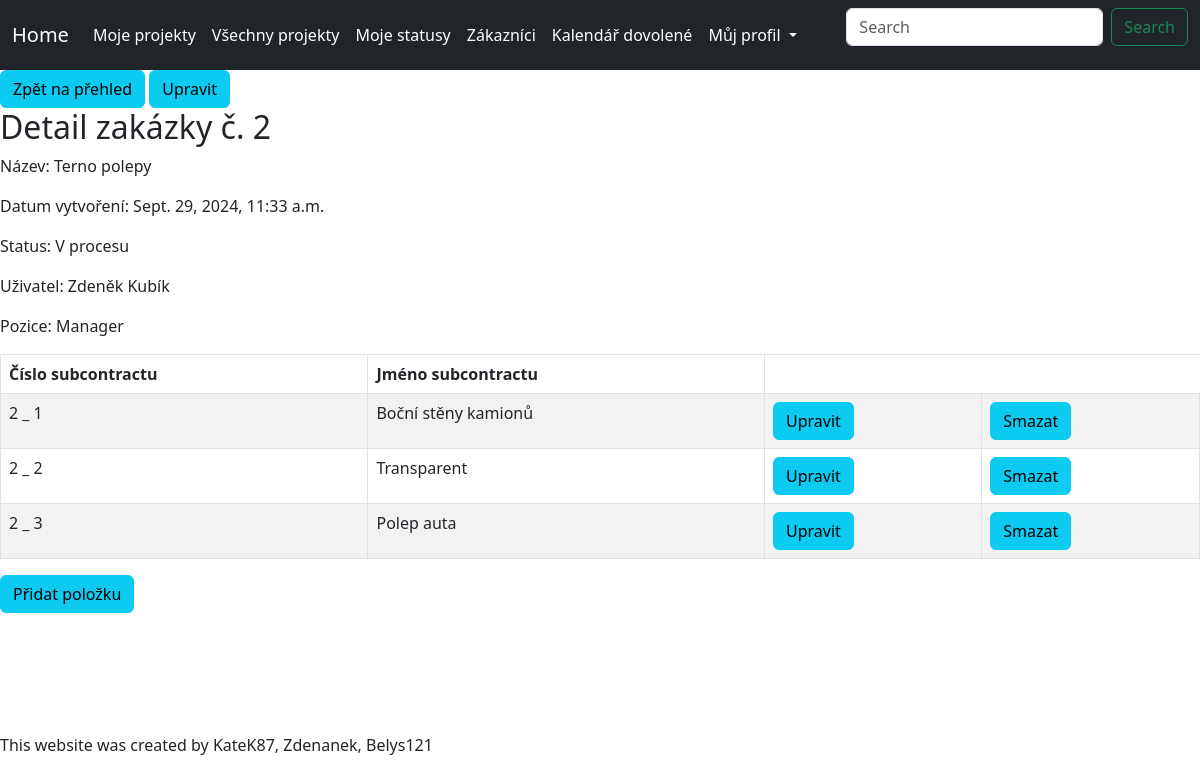
The app's page /contract/2/, older data.
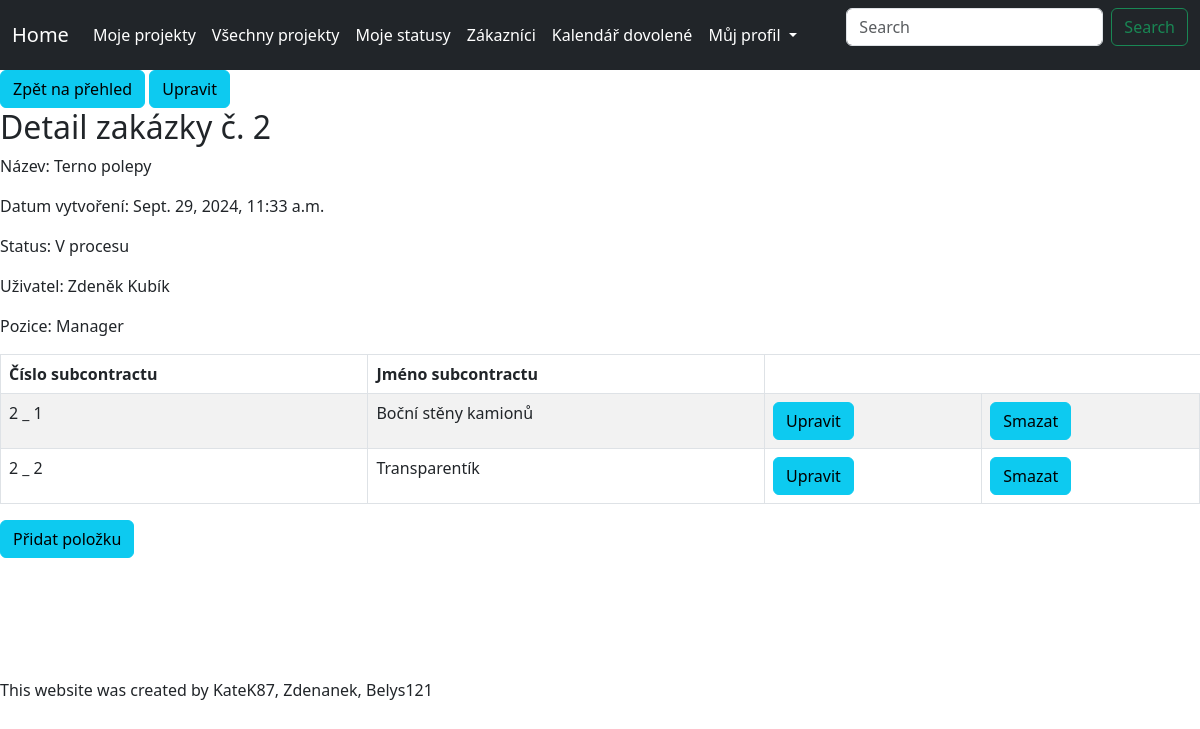
The same page, newer data.
### viewer/models.py (models this page shows, shortened)
class Contract(Model):
    contract_name = CharField(max_length=100)
    created = DateTimeField(auto_now_add=True)
    user = ForeignKey(User, on_delete=DO_NOTHING, default=1)    #TODO nevyplněno? výchozí user?
    customer = ForeignKey(Customer, on_delete=DO_NOTHING, default=1)    #TODO
    status_choices = [("0","V procesu"), ("1","Dokončeno"), ("2","Zrušeno")]
    status = CharField(max_length=64, choices=status_choices, default=status_choices[0])

class SubContract(Model):
    subcontract_name = CharField(max_length=128)
    created = DateTimeField(auto_now_add=True)
    contract = ForeignKey(Contract, related_name='subcontracts', on_delete=DO_NOTHING)
    subcontract_number = IntegerField(null=True, blank=True, default=1)
    class Meta:
        constraints = [
            UniqueConstraint(fields=["contract", "subcontract_number"], name="unique_subcontract_per_contract")
        ]

class UserProfile(models.Model):
    user = models.OneToOneField(User, on_delete=models.CASCADE)
    position = models.ForeignKey(Position, on_delete=models.SET_NULL, null=True, blank=True)

class Position(models.Model):
    name = models.CharField(max_length=50)

### viewer/views.py (the view)
# urls.py: path('contract/<int:contract_id>/', contract_detail, name='detail_contract'),
def contract_detail(request, contract_id):
    contract = get_object_or_404(Contract, id=contract_id)
    return render(request, 'detail_contract.html', {'contract': contract})

### viewer/templates/detail_contract.html (shortened to what this page needs)
{% load static %}
<html {% if LANGUAGE_CODE %}lang="{{ LANGUAGE_CODE }}" {% endif %}>
<head>
    <link rel="stylesheet" href="{% static 'style.css' %}">
    <link href="https://cdn.jsdelivr.net/npm/bootstrap@5.3.0/dist/css/bootstrap.min.css" rel="stylesheet">
</head>
<body>
    <nav class="navbar navbar-expand-lg navbar-dark bg-dark">
        <div class="container-fluid">
            <a class="navbar-brand" href="{% url 'homepage' %}">Home</a>
            <div class="collapse navbar-collapse" id="navbarSupportedContent">
                <ul class="navbar-nav me-auto mb-2 mb-lg-0">
                    <li class="nav-item">
                        <a class="nav-link" href="{% url 'navbar_contracts' %}">Moje projekty</a>
                    </li>
                    <li class="nav-item">
                        <a class="nav-link" href="{% url 'navbar_contracts_all' %}">Všechny projekty</a>
                    </li>
                    <li class="nav-item">
                        <a class="nav-link" href="{% url 'navbar_show_subcontracts' %}">Moje statusy</a>
                    </li>
                    <li class="nav-item">
                        <a class="nav-link" href="{% url 'navbar_customers' %}">Zákazníci</a>
                    </li>
                    <li class="nav-item">
                        <a class="nav-link" href="{% url 'homepage' %}">Kalendář dovolené</a>
                    </li>
                    <li class="nav-item dropdown">
                        <a class="nav-link dropdown-toggle" href="#" role="button" data-bs-toggle="dropdown" aria-expanded="false">
                            Můj profil
                        </a>
                    </li>
                </ul>
                <form class="d-flex" role="search">
                    <input class="form-control me-2" type="search" placeholder="Search" aria-label="Search">
                    <button class="btn btn-outline-success" type="submit">Search</button>
                </form>
                </div>
        </div>
    </nav>
    <a href="{% url 'navbar_contracts_all' %}" class="btn btn-info">Zpět na přehled</a>
    <a href="{% url 'contract_update' contract.pk %}" class="btn btn-info">Upravit</a>
<h2>Detail zakázky č. {{ contract.id }}</h2>
<p>Název: {{ contract.contract_name }}</p>
<p>Datum vytvoření: {{ contract.created }}</p>
<p>Status: {{ contract.get_status_display }}</p>
<p>Uživatel: {{ contract.user.first_name }} {{ contract.user.last_name }}</p>
{% if contract.user.userprofile.position %}
    <p>Pozice: {{ contract.user.userprofile.position.name }}</p>
{% else %}
    <p>Pozice: Žádná pozice</p>
{% endif %}
<table class="table table-striped table-bordered">
        <thead>
            <tr>
                <th>Číslo subcontractu</th>
                <th>Jméno subcontractu</th>
            </tr>
        </thead>
        <tbody>
            {% for subcontract in contract.subcontracts.all %}
            <tr>
                <td>{{ contract.pk }} _ {{subcontract.subcontract_number }}</td>
                <td>{{ subcontract.subcontract_name }}</td>
                <td><a href="{% url 'subcontract_update' subcontract.pk %}" class="btn btn-info">Upravit</a></td>
                <td><a href="{% url 'subcontract_delete' subcontract.pk %}" class="btn btn-info">Smazat</a></td>
            </tr>
            {% endfor %}
        </tbody>
    </table>
   <a href="{% url 'subcontract_create' contract.pk %}" class="btn btn-info"> Přidat položku </a>
    <br><br><br><br><br><br>
    {% block scripts %}
     This website was created by KateK87, Zdenanek, Belys121
    {% endblock %}
</body>
</html>

Row changes from the older to the newer data that the page shows:
removed SubContract: {{ contract.pk }} "2", subcontract_number "3", subcontract_name "Polep auta"
changed SubContract: subcontract_name "Transparent" → "Transparentík"
